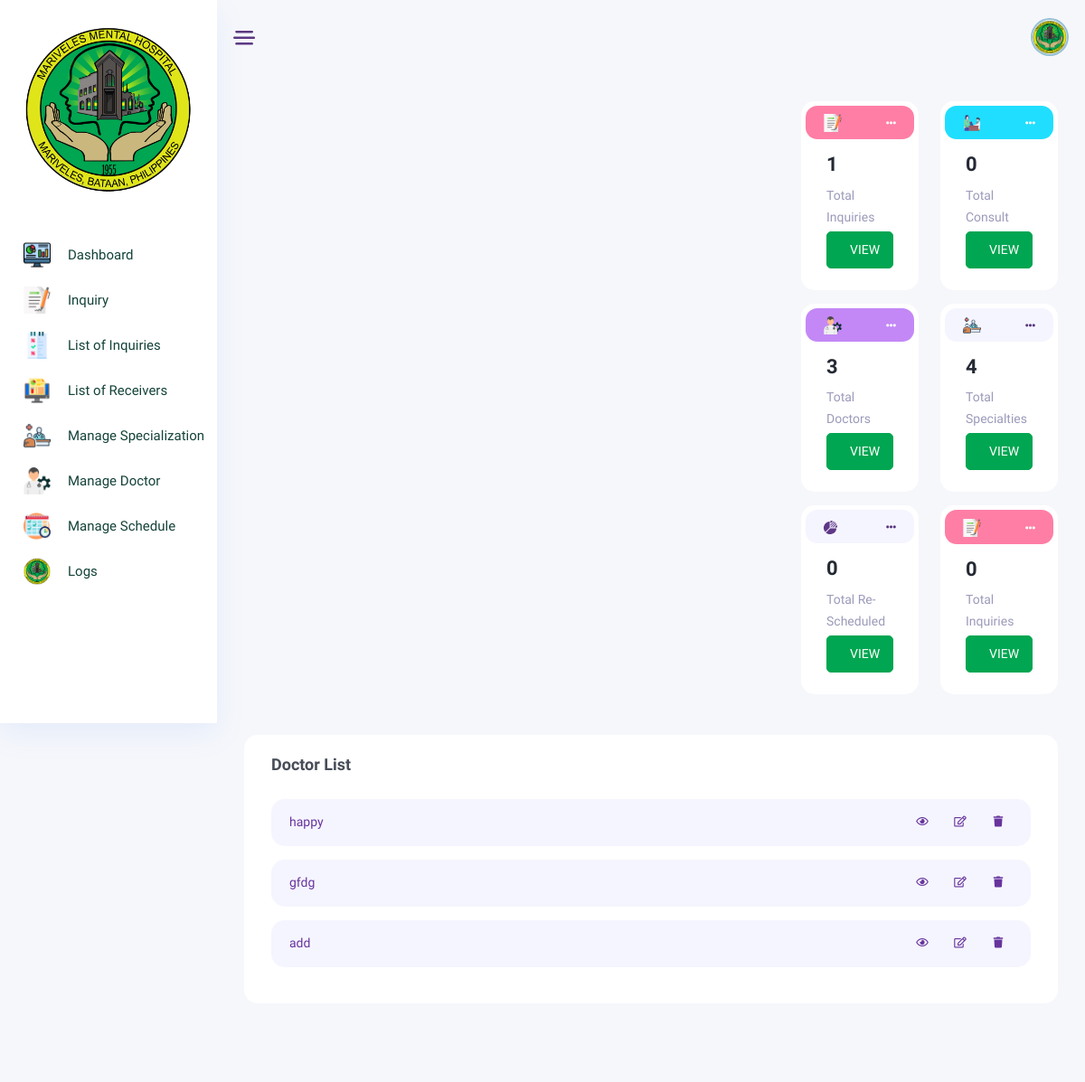
/old/dashboard5.php (signed in), run on the app's committed database.
### tables this page shows
CREATE TABLE `doctors` (
  `id` int(11) NOT NULL,
  `name` varchar(50) NOT NULL DEFAULT '',
  `specialty` varchar(50) NOT NULL
);

### old/dashboard5.php (the view, shortened to what this page needs)
<?php
include "include/config.php";
include "include/header.php";
include "include/sidebar.php";
?>
<head>
    <link rel="stylesheet" href="https://cdnjs.cloudflare.com/ajax/libs/font-awesome/5.15.3/css/all.min.css">
</head>
<body class="crm_body_bg">
    <section class="main_content dashboard_part large_header_bg">
        <?php include 'include/header-2.php'; ?>
        <div class="main_content_iner overly_inner ">
            <div class="container-fluid p-0 ">
                <div class="white_card card_height_100 mb_30 user_crm_wrapper">
                    <div class="row">
                        <div class="col-xl-8">
                        </div>
                        <?php include "dashboard2.php"; ?>
                    </div>
                    <div class="white_card card_height_100 mb_30">
                        <div class="white_card_header">
                            <div class="row align-items-center">
                                <div class="col-xl-4">
                                    <div class="main-title">
                                        <h3 class="m-0">Doctor List</h3>
                                    </div>
                                </div>
                            </div>
                        </div>
                        <?php
                        $sql = "SELECT * FROM doctors LEFT JOIN specialties ON doctors.specialty = specialties.id";
                        $result = mysqli_query($db, $sql);
                        $doctors = mysqli_fetch_all($result, MYSQLI_ASSOC);
                        ?>
                        <div class="white_card_body">
                            <table id="doctorTable">
                                <div class="row">
                                    <tbody>
                                        <?php foreach ($doctors as $row) : ?>
                                            <tr>
                                                <div class="single_user_pil d-flex align-items-center justify-content-between">
                                                    <div class="user_pils_thumb d-flex align-items-center">
                                                        <span class="f_s_14 f_w_400 text_color_11"><?= $row['name']; ?></span>
                                                    </div>
                                                    <div class="action_btns d-flex">
                                                        <a href="#" class="action_btn mr_10"> <i class="far fa-eye"></i> </a>
                                                        <a href="#" class="action_btn mr_10"> <i class="far fa-edit"></i> </a>
                                                        <a href="#" class="action_btn"> <i class="fas fa-trash"></i> </a>
                                                    </div>
                                                </div>
                                            </tr>
                                        <?php endforeach; ?>
                                    </tbody>
                                </div>
                            </table>
                        </div>
                    </div>
                </div>
            </div>
            <?php include "include/footer.php"; ?>

### include/sidebar.php (style rules this page uses)
body { font-family: Mulish, sans-serif !important; }

### old/dashboard5.php (style rules this page uses)
a { text-decoration: none !important; }

### data on the page
doctors: name "happy"
doctors: name "gfdg"
doctors: name "add"

### other printed values
$total_count "1"
$total_count "0"
$total_count2 "3"
$total_count3 "4"
